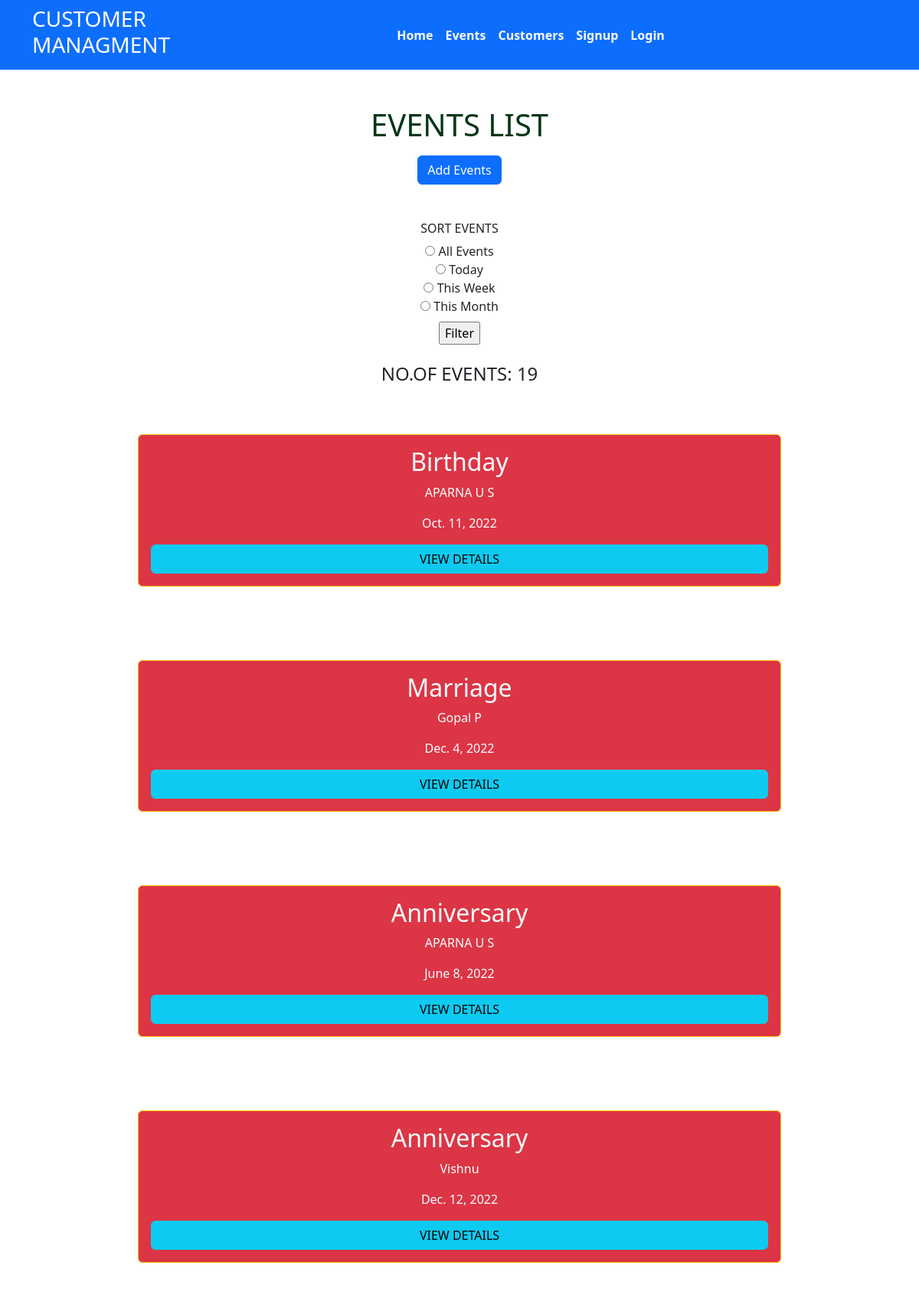
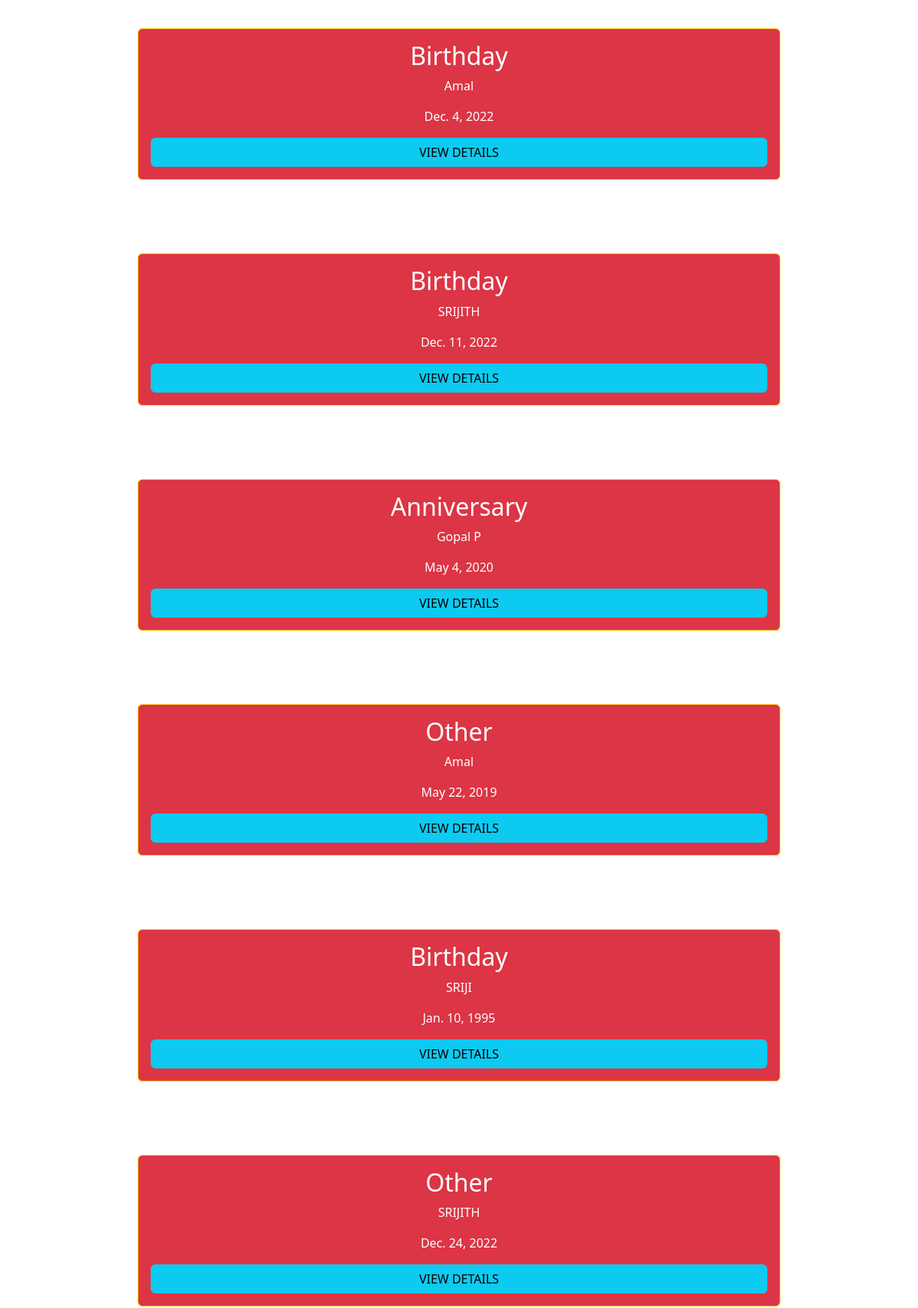
The app's page /events (upper part) with its own data (2 pictures, top to bottom).
### home/models.py (models this page shows, shortened)
class Event(models.Model):
    EVENT_CHOICES = (
    ("Birthday", "Birthday"),
    ("Marriage", "Marriage"),
    ("Anniversary", "Anniversary"),
    ("Other", "Other"),
    )
    EVENT_TIME = (
    ("Single Time Event", "Single Time Event"),
    ("Recurring Event", "Recurring Event"),
    )
    Event_type= models.CharField(max_length=155, choices =EVENT_CHOICES, default = '1')
    Event_time_type= models.CharField(max_length=155, choices =EVENT_TIME, )
    customer_name = models.ForeignKey(Customer,on_delete=models.CASCADE)
    event_date = models.DateTimeField()
    info_added_on = models.DateTimeField(auto_now=True)
    is_published=models.BooleanField(default=True)

class Customer(models.Model):
    customer_name = models.CharField(max_length=155,null=True)
    customer_number = models.CharField(max_length=10)
    customer_email = models.EmailField()
    customer_address = models.TextField(max_length=200)
    customer_dob = models.DateField()
    info_added_on = models.DateField(auto_now=True)
    def __str__(self):
        return self.customer_name

### home/views.py (the view, shortened to what this page needs)
# urls.py: path('events',views.events, name="events"),
def events(request,id=0):
    event_instance = Event.objects.filter(is_published=True)
    all_events = Event.objects.all()
    today = datetime.today() - timedelta(days=1)
    this_day = Event.objects.filter(event_date__gte=today)
    one_week_ago = datetime.today() - timedelta(days=7)
    week = Event.objects.filter(event_date__gte=one_week_ago)
    month = datetime.today() - timedelta(days=30)
    this_month = Event.objects.filter(event_date__gte=month)
    sort = request.GET.get("sort")
    events_count = event_instance.count()
    if request.method == 'POST':
        form = CustomerForm(request.POST)
        if form.is_valid():
            form.save()
    form = CustomerForm()
    context = {
        'form': form,
        'event_instance':event_instance,
        'events_count' :events_count,
    }
    return render(request, 'events.html',context)

### home/forms.py
class CustomerForm(forms.ModelForm):
    class Meta:
        model = Customer
        fields = '__all__'
        widgets ={
            'customer_dob': DateInput(),
        }
        labels ={
            "customer_name"  : "Customer Name",
            "customer_email" : "Email Address",
            "customer_address" : " Address",
            "customer_number" : " Mobile Number",
            "customer_dob" : "Choose The Date",
        }

### templates/events.html (shortened to what this page needs)
{% extends 'base.html'%}
{% block content %}
    <div class="text-center mx-auto my-5">
        <h1 class="my-3">EVENTS LIST</h1>
        <a class="btn btn-primary " href="{% url 'add_events'%}" role="button">Add Events</a>
    </div>
<div class="filter-section" id="hamburger-menu">
    <h6 class="text-center my-2">SORT EVENTS</h6>
    <form action="">
        <div class="filter text-center">
            <label class="radio">
                <input
                    type="radio"
                    name="sort"
                    value="all"
                />
                <span class="label"
                    >All Events</span>
            </label>
            <br>
            <label class="radio">
                <input
                    type="radio"
                    name="sort"
                    value="today"
                />
                <span class="label"
                    >Today</span>
            </label>
            <br>
            <label class="radio">
                <input
                    type="radio"
                    name="sort"
                    value="week"
                />
                <span class="label"
                    >This Week</span
                >
            </label>
            <br>
            <label class="radio">
                <input
                    type="radio"
                    name="sort"
                    value="month"
                />
                <span class="label"
                    >This Month</span>
            </label>
            <br>
            <input class="my-2" type="submit" value="Filter" />
        </div>
    </form>
</div>
<h4 class="text-center my-3">NO.OF EVENTS: {{events_count}}</h4>
    <div style="display: flex; justify-content: space-between; flex-wrap: wrap;" class=" ">
        {% for e in event_instance %}
        <div style="width: 70%;" class="card mx-auto my-5 p-3 text-white text-center bg-danger border border-warning rounded">
            <h2 class="card-title">{{e.Event_type}}</h2>
            <p>{{e.customer_name}}</p>
            <p>{{e.event_date|date}}</p>
            <a class="btn btn-info" href="{% url 'eventdetails' e.id%}">VIEW DETAILS</a>
        </div>
        {%endfor%}
    </div>
{% endblock %}

### static/css/style.css (style rules this page uses)
h1 { color: rgb(2, 54, 22); margin: 12px auto; }
label { cursor: pointer; }

### records on screen
Event: Event_type "Birthday", customer_name "APARNA U S", event_date "Oct. 11, 2022"
Event: Event_type "Marriage", customer_name "Gopal P", event_date "Dec. 4, 2022"
Event: Event_type "Anniversary", customer_name "APARNA U S", event_date "June 8, 2022"
Event: Event_type "Anniversary", customer_name "Vishnu", event_date "Dec. 12, 2022"
Event: Event_type "Birthday", customer_name "Amal", event_date "Dec. 4, 2022"
Event: Event_type "Birthday", customer_name "SRIJITH", event_date "Dec. 11, 2022"
Event: Event_type "Anniversary", customer_name "Gopal P", event_date "May 4, 2020"
Event: Event_type "Other", customer_name "Amal", event_date "May 22, 2019"
Event: Event_type "Birthday", customer_name "SRIJI", event_date "Jan. 10, 1995"
Event: Event_type "Other", customer_name "SRIJITH", event_date "Dec. 24, 2022"

### other values on screen
{{ events_count }} "19"
